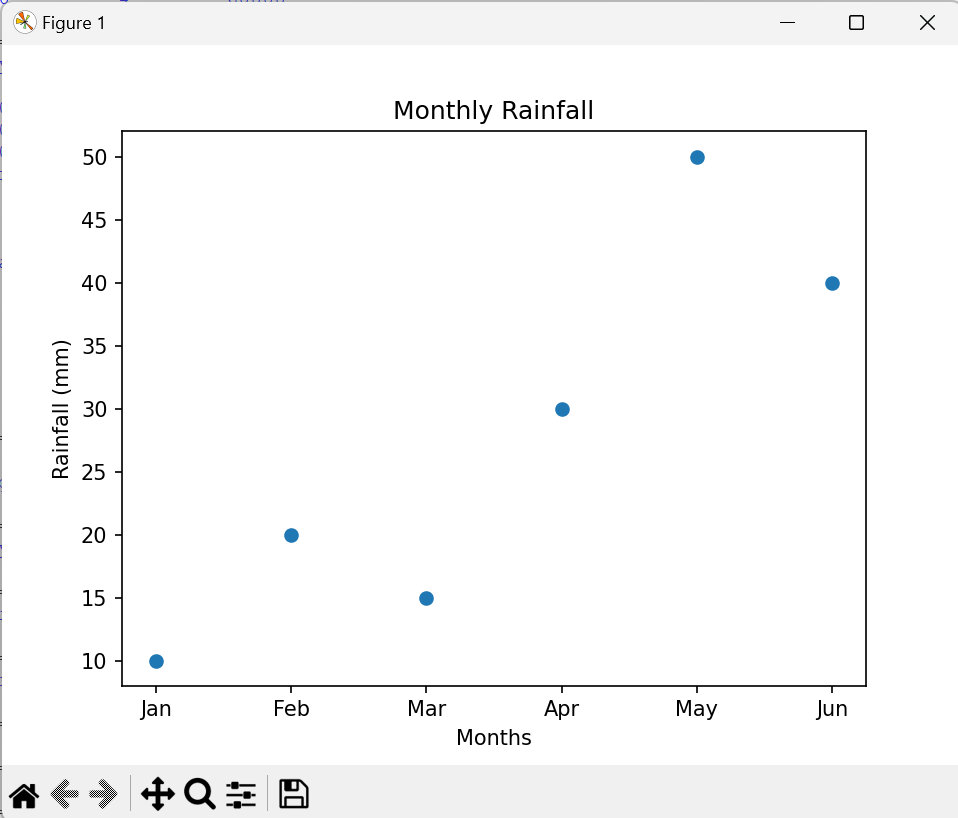

The Python source for this figure:
import matplotlib.pyplot as plt

# Monthly data
months = ["Jan", "Feb", "Mar", "Apr", "May", "Jun"]
rainfall = [10, 20, 15, 30, 50, 40]

# Create scatter plot
plt.scatter(months, rainfall)
plt.title("Monthly Rainfall")
plt.xlabel("Months")
plt.ylabel("Rainfall (mm)")
plt.show()
